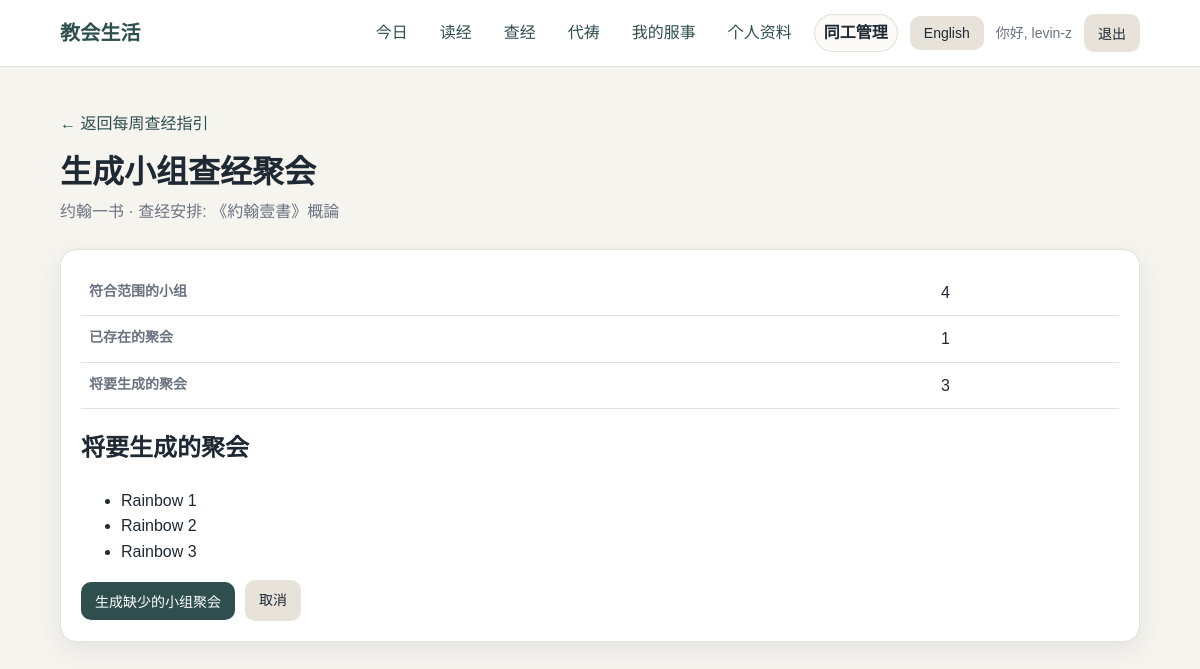
/studies/lessons/1/generate-meetings/ (signed in), run on the app's committed database.
### accounts/models.py (models this page shows, shortened)
class Profile(models.Model):
    LANGUAGE_CHOICES = [
        ("zh", "中文"),
        ("en", "English"),
    ]
    user = models.OneToOneField(
        settings.AUTH_USER_MODEL,
        on_delete=models.CASCADE,
        related_name="profile",
    )
    small_group = models.ForeignKey(
        SmallGroup,
        on_delete=models.SET_NULL,
        null=True,
        blank=True,
        related_name="members",
    )
    preferred_language = models.CharField(
        max_length=2,
        choices=LANGUAGE_CHOICES,
        default="zh",
    )
    must_change_password = models.BooleanField(default=False)

class SmallGroup(models.Model):
    name = models.CharField(max_length=80, unique=True)
    district = models.ForeignKey(
        District,
        on_delete=models.SET_NULL,
        null=True,
        blank=True,
        related_name="small_groups",
    )
    is_active = models.BooleanField(default=True)
    def __str__(self):
        return self.name

### studies/models.py (models this page shows, shortened)
class BibleStudyLesson(models.Model):
    STATUS_DRAFT = "draft"
    STATUS_PUBLISHED = "published"
    STATUS_COMPLETED = "completed"
    STATUS_CANCELLED = "cancelled"
    STATUS_CHOICES = [
        (STATUS_DRAFT, "Draft"),
        (STATUS_PUBLISHED, "Published"),
        (STATUS_COMPLETED, "Completed"),
        (STATUS_CANCELLED, "Cancelled"),
    ]
    series = models.ForeignKey(
        BibleStudySeries,
        on_delete=models.CASCADE,
        related_name="lessons",
    )
    title = models.CharField(max_length=180)
    title_en = models.CharField(max_length=180, blank=True, default="")
    scripture_reference = models.CharField(max_length=180, blank=True, default="")
    lesson_date = models.DateField()
    prestudy_datetime = models.DateTimeField(null=True, blank=True)
    pastor_guide_body = models.TextField(blank=True, default="")
    pastor_guide_body_en = models.TextField(blank=True, default="")
    global_discussion_questions = models.TextField(blank=True, default="")
    global_discussion_questions_en = models.TextField(blank=True, default="")
    prestudy_notes = models.TextField(blank=True, default="")
    prestudy_notes_en = models.TextField(blank=True, default="")
    status = models.CharField(
        max_length=32,
        choices=STATUS_CHOICES,
        default=STATUS_DRAFT,
    )
    published_at = models.DateTimeField(null=True, blank=True)
    created_by = models.ForeignKey(
        settings.AUTH_USER_MODEL,
        on_delete=models.SET_NULL,
        null=True,
        blank=True,
        related_name="created_bible_study_lessons",
    )
    created_at = models.DateTimeField(auto_now_add=True)
    updated_at = models.DateTimeField(auto_now=True)
    class Meta:
        ordering = ["-lesson_date", "-prestudy_datetime"]
    def get_title(self, language="zh"):
        if language == "en" and self.title_en:
            return self.title_en
        return self.title

class BibleStudySeries(models.Model):
    SCOPE_GLOBAL = "global"
    SCOPE_MINISTRY_CONTEXT = "ministry_context"
    SCOPE_DISTRICT = "district"
    SCOPE_SMALL_GROUP = "small_group"
    SCOPE_CHOICES = [
        (SCOPE_GLOBAL, "Global"),
        (SCOPE_MINISTRY_CONTEXT, "Ministry Context"),
        (SCOPE_DISTRICT, "District"),
        (SCOPE_SMALL_GROUP, "Small Group"),
    ]
    STATUS_DRAFT = "draft"
    STATUS_PUBLISHED = "published"
    STATUS_COMPLETED = "completed"
    STATUS_CANCELLED = "cancelled"
    STATUS_CHOICES = [
        (STATUS_DRAFT, "Draft"),
        (STATUS_PUBLISHED, "Published"),
        (STATUS_COMPLETED, "Completed"),
        (STATUS_CANCELLED, "Cancelled"),
    ]
    title = models.CharField(max_length=160)
    title_en = models.CharField(max_length=160, blank=True, default="")
    description = models.TextField(blank=True, default="")
    description_en = models.TextField(blank=True, default="")
    start_date = models.DateField(null=True, blank=True)
    end_date = models.DateField(null=True, blank=True)
    status = models.CharField(
        max_length=32,
        choices=STATUS_CHOICES,
        default=STATUS_DRAFT,
    )
    published_at = models.DateTimeField(null=True, blank=True)
    created_by = models.ForeignKey(
        settings.AUTH_USER_MODEL,
        on_delete=models.SET_NULL,
        null=True,
        blank=True,
        related_name="created_bible_study_schedules",
    )
    scope_type = models.CharField(
        max_length=32,
        choices=SCOPE_CHOICES,
        default=SCOPE_GLOBAL,
    )
    ministry_context = models.ForeignKey(
        MinistryContext,
        on_delete=models.SET_NULL,
        null=True,
        blank=True,
        related_name="bible_study_series",
    )
    district = models.ForeignKey(
        District,
        on_delete=models.SET_NULL,
        null=True,
        blank=True,
        related_name="bible_study_schedules",
    )
    small_group = models.ForeignKey(
        SmallGroup,
        on_delete=models.SET_NULL,
        null=True,
        blank=True,
        related_name="bible_study_schedules",
    )
    is_active = models.BooleanField(default=True)
    created_at = models.DateTimeField(auto_now_add=True)
    updated_at = models.DateTimeField(auto_now=True)
    class Meta:
        ordering = ["title"]
    def get_title(self, language="zh"):
        if language == "en" and self.title_en:
            return self.title_en
        return self.title
    def get_eligible_small_groups(self):
        groups = SmallGroup.objects.filter(is_active=True)
        if self.scope_type == self.SCOPE_GLOBAL:
            return groups

### studies/views.py (the view, shortened to what this page needs)
@login_required
def generate_bible_study_meetings(request, lesson_id):
    language = get_user_language(request)
    if not can_manage_bible_studies(request.user):
        messages.error(request, study_ui_text(language, "no_permission"))
        return redirect("study_session_list")
    lesson = get_object_or_404(
        BibleStudyLesson.objects.select_related(
            "series",
            "series__ministry_context",
            "created_by",
        ),
        id=lesson_id,
    )
    preview = get_bible_study_meeting_generation_preview(lesson)
    return render(
        request,
        "studies/bible_study_meeting_generation.html",
        {
            "lesson": lesson,
            "generation_preview": preview,
        },
    )

### accounts/context_processors.py (called while the page is built, shortened)
def get_active_nav(request):
    resolver_match = getattr(request, "resolver_match", None)
    url_name = getattr(resolver_match, "url_name", "")
    if url_name in STAFF_NAV_URLS:
        return "staff"

def language_context(request):
    language = get_user_language(request)
    other_language = "en" if language == "zh" else "zh"
    return {
        "language": language,
        "language_label": SUPPORTED_LANGUAGES[language],
        "other_language": other_language,
        "other_language_label": SUPPORTED_LANGUAGES[other_language],
        "supported_languages": SUPPORTED_LANGUAGES,
        "ui": UI_TEXT[language],
        "active_nav": get_active_nav(request),
    }

### accounts/language.py (called while the page is built)
def normalize_language(language):
    if language in SUPPORTED_LANGUAGES:
        return language
    return DEFAULT_LANGUAGE

def get_user_language(request):
    language = request.GET.get("lang") or request.session.get("language")
    if language:
        return normalize_language(language)
    if request.user.is_authenticated:
        profile = getattr(request.user, "profile", None)
        if profile and profile.preferred_language:
            return normalize_language(profile.preferred_language)
    return DEFAULT_LANGUAGE

### studies/templatetags/study_extras.py (called while the page is built)
@register.filter
def study_series_title(series, language):
    if not series:
        return ""
    return series.get_title(language)

@register.filter
def study_lesson_title(lesson, language):
    if not lesson:
        return ""
    return lesson.get_title(language)

### studies/views.py (called while the page is built)
def can_manage_bible_studies(user):
    return (
        getattr(user, "is_staff", False)
        or getattr(user, "is_superuser", False)
        or has_capability(user, CAP_MANAGE_BIBLE_STUDIES)
        or has_capability(user, CAP_PUBLISH_BIBLE_STUDY_GUIDES)
    )

def get_bible_study_meeting_generation_preview(lesson):
    eligible_groups = lesson.series.get_eligible_small_groups()
    existing_group_ids = set(
        lesson.meetings.filter(small_group__in=eligible_groups).values_list(
            "small_group_id",
            flat=True,
        )
    )
    missing_groups = eligible_groups.exclude(id__in=existing_group_ids)
    eligible_count = eligible_groups.count()
    existing_count = len(existing_group_ids)
    missing_count = eligible_count - existing_count
    return {
        "eligible_groups": eligible_groups,
        "missing_groups": missing_groups,
        "eligible_count": eligible_count,
        "existing_count": existing_count,
        "missing_count": missing_count,
    }

### templates/studies/bible_study_meeting_generation.html (shortened to what this page needs)
{% extends "base.html" %}
{% load study_extras %}
{% block content %}
<p>
    <a href="{% url 'bible_study_lesson_detail' lesson.id %}">
        ← {% if language == "zh" %}返回每周查经指引{% else %}Back to Weekly Bible Study Guide{% endif %}
    </a>
</p>
<div class="page-header">
    <h1 class="page-title">{% if language == "zh" %}生成小组查经聚会{% else %}Generate Small Group Meetings{% endif %}</h1>
    <p class="page-subtitle">
        {{ lesson|study_lesson_title:language }}
        · {% if language == "zh" %}查经安排{% else %}Bible Study Schedule{% endif %}: {{ lesson.series|study_series_title:language }}
    </p>
</div>
<div class="card">
    <div class="table-wrap">
        <table>
            <tbody>
                <tr>
                    <th>{% if language == "zh" %}符合范围的小组{% else %}Eligible Small Groups{% endif %}</th>
                    <td>{{ generation_preview.eligible_count }}</td>
                </tr>
                <tr>
                    <th>{% if language == "zh" %}已存在的聚会{% else %}Existing Meetings{% endif %}</th>
                    <td>{{ generation_preview.existing_count }}</td>
                </tr>
                <tr>
                    <th>{% if language == "zh" %}将要生成的聚会{% else %}Meetings to Create{% endif %}</th>
                    <td>{{ generation_preview.missing_count }}</td>
                </tr>
            </tbody>
        </table>
    </div>
    {% if generation_preview.missing_groups %}
    <h2>{% if language == "zh" %}将要生成的聚会{% else %}Meetings to Create{% endif %}</h2>
    <ul>
        {% for small_group in generation_preview.missing_groups %}
        <li>{{ small_group }}</li>
        {% endfor %}
    </ul>
    {% else %}
    <p class="muted">
        {% if language == "zh" %}目前没有缺少的小组聚会。{% else %}There are no missing small-group meetings to create.{% endif %}
    </p>
    {% endif %}
    <div class="actions">
        <form method="post" action="{% url 'generate_bible_study_meetings' lesson.id %}">
            <button type="submit">
                {% if language == "zh" %}生成缺少的小组聚会{% else %}Generate Missing Meetings{% endif %}
            </button>
        </form>
        <a class="button button-secondary" href="{% url 'bible_study_lesson_detail' lesson.id %}">
            {% if language == "zh" %}取消{% else %}Cancel{% endif %}
        </a>
    </div>
</div>
{% endblock %}

### templates/base.html (shortened to what this page needs)
{% load static %}
<!doctype html>
<html lang="en">
<head>
    <link rel="stylesheet" href="{% static 'css/app.css' %}">
</head>
<body>
    <header class="site-header">
        <div class="site-header-inner">
            <a class="brand" href="{% url 'home' %}">{{ ui.site_title }}</a>
            <nav class="nav">
                {% if user.is_authenticated %}
                <a class="nav-link{% if active_nav == 'today' %} active{% endif %}"
                   href="{% url 'home' %}">{{ ui.today }}</a>
                <a class="nav-link{% if active_nav == 'reading' %} active{% endif %}"
                   href="{% url 'my_plans' %}">{{ ui.my_plans }}</a>
                <a class="nav-link{% if active_nav == 'bible_study' %} active{% endif %}"
                   href="{% url 'study_session_list' %}">
                    {% if language == "zh" %}查经{% else %}Bible Study{% endif %}
                </a>
                <a class="nav-link{% if active_nav == 'prayer' %} active{% endif %}"
                   href="{% url 'prayer_list' %}">
                    {% if language == "zh" %}代祷{% else %}Prayer{% endif %}
                </a>
                <a class="nav-link{% if active_nav == 'my_serving' %} active{% endif %}"
                   href="{% url 'my_serving' %}">
                    {% if language == "zh" %}我的服事{% else %}My Serving{% endif %}
                </a>
                <a class="nav-link{% if active_nav == 'profile' %} active{% endif %}"
                   href="{% url 'profile' %}">{{ ui.profile }}</a>
                {% if user.is_staff %}
                <details class="nav-staff-menu">
                    <summary class="nav-link{% if active_nav == 'staff' %} active{% endif %}">
                        {% if language == "zh" %}同工管理{% else %}Staff{% endif %}
                    </summary>
                </details>
                {% endif %}
                <form method="post" action="{% url 'change_language' %}" class="inline-form">
                    <button type="submit" class="button-secondary">
                        {{ other_language_label }}
                    </button>
                </form>
                <span class="nav-user">{{ ui.hi }}, {{ user.username }}</span>
                <form method="post" action="{% url 'logout' %}" class="inline-form">
                    <button type="submit" class="button-secondary">{{ ui.logout }}</button>
                </form>
                {% endif %}
            </nav>
        </div>
    </header>
    <main class="container">
        {% block content %}{% endblock %}
    </main>
</body>
</html>

### static/css/app.css (style rules this page uses)
:root { --bg: #f6f4ef; --surface: #ffffff; --surface-soft: #fbfaf7; --text: #1f2933; --muted: #6b7280; --border: #e5e0d8; --primary: #2f4f4f; --primary-hover: #243d3d; --danger: #9f2f2f; --shadow: 0 8px 24px rgba(31, 41, 51, 0.08); --radius: 16px; }
* { box-sizing: border-box; }
body { margin: 0; background: var(--bg); color: var(--text); font-family: Arial, "Helvetica Neue", sans-serif; line-height: 1.6; }
a { color: var(--primary); text-decoration: none; }
.site-header { background: var(--surface); border-bottom: 1px solid var(--border); position: sticky; top: 0; z-index: 10; }
.site-header-inner { max-width: 1120px; margin: 0 auto; padding: 14px 20px; display: flex; align-items: center; justify-content: space-between; gap: 16px; }
.brand { font-weight: 700; font-size: 20px; letter-spacing: 0.2px; }
.nav { display: flex; align-items: center; gap: 12px; flex-wrap: wrap; }
.nav-user { color: var(--muted); font-size: 14px; }
.nav-link { border-radius: 999px; padding: 6px 10px; color: var(--primary); }
.nav-link.active { background: var(--surface-soft); box-shadow: inset 0 0 0 1px var(--border); color: var(--text); font-weight: 700; text-decoration: none; }
.nav-staff-menu { position: relative; }
.nav-staff-menu summary { color: var(--primary); cursor: pointer; list-style: none; }
.container { max-width: 1120px; margin: 0 auto; padding: 28px 20px 48px; }
.page-header { margin-bottom: 24px; }
.page-title { font-size: 32px; line-height: 1.2; margin: 0 0 8px; }
.page-subtitle { color: var(--muted); margin: 0; }
.card { background: var(--surface); border: 1px solid var(--border); border-radius: var(--radius); padding: 20px; margin-bottom: 18px; box-shadow: var(--shadow); }
button, .button { display: inline-block; border: none; border-radius: 10px; background: var(--primary); color: white; padding: 9px 14px; font-size: 14px; cursor: pointer; text-decoration: none; }
.button-secondary { background: #e8e3da; color: var(--text); }
.inline-form { display: inline; }
.table-wrap { overflow-x: auto; }
table { width: 100%; border-collapse: collapse; }
th, td { text-align: left; border-bottom: 1px solid var(--border); padding: 10px 8px; vertical-align: top; }
th { color: var(--muted); font-weight: 600; font-size: 14px; }
.actions { display: flex; gap: 10px; flex-wrap: wrap; align-items: center; }

### data on the page
Profile: preferred_language.title "约翰一书"
BibleStudyLesson: series|study_series_title "《約翰壹書》概論"
SmallGroup: name "Rainbow 1"
SmallGroup: name "Rainbow 2"
SmallGroup: name "Rainbow 3"

### other printed values
{{ ui.site_title }} "教会生活"
{{ ui.today }} "今日"
{{ ui.my_plans }} "读经"
{{ ui.profile }} "个人资料"
{{ other_language_label }} "English"
{{ ui.hi }} "你好"
{{ user.username }} "levin-z"
{{ ui.logout }} "退出"
{{ generation_preview.eligible_count }} "4"
{{ generation_preview.existing_count }} "1"
{{ generation_preview.missing_count }} "3"
